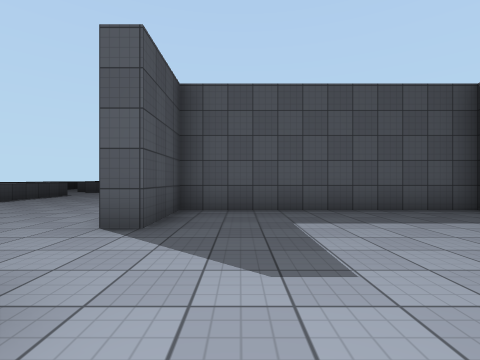
[1] (above)

12 first-person views from a walk through a scene from a Unity 3-D project. The camera is 1.2 m above the floor, looks level and sees 85° across. The floor is counted in squares, 2 m on a side. Each view is taken from the middle of a square. On the plan, view 1 faces up. The plan holds only what a view shows up to about 9 squares ahead; the rest is blank. The place goes on beyond the plan. The player is left out. Surface patterns are stand-ins for the level's own textures.

[2]
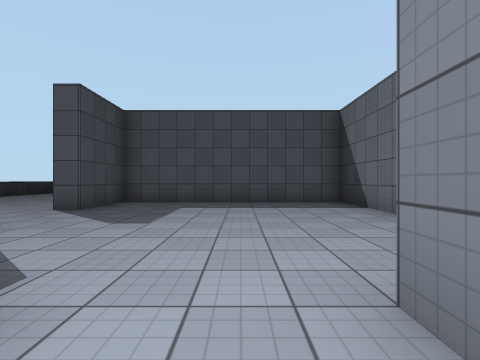

[3]
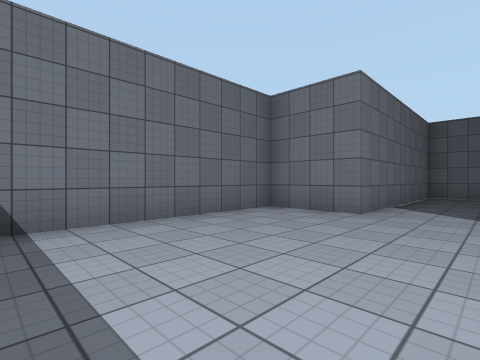

[4]
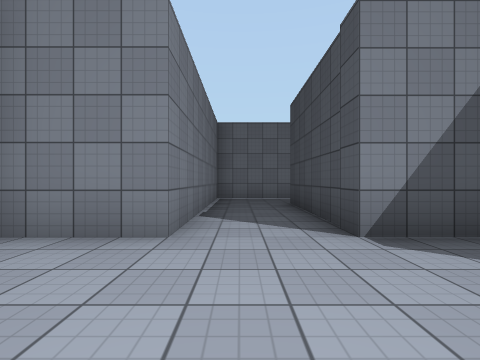

[5]
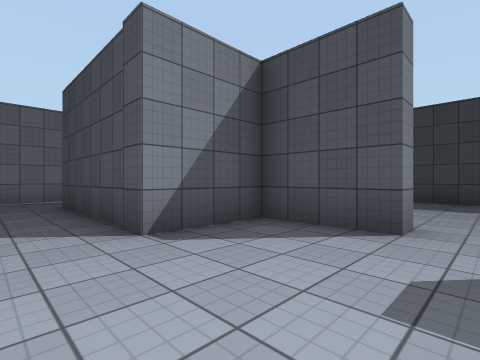

[6]
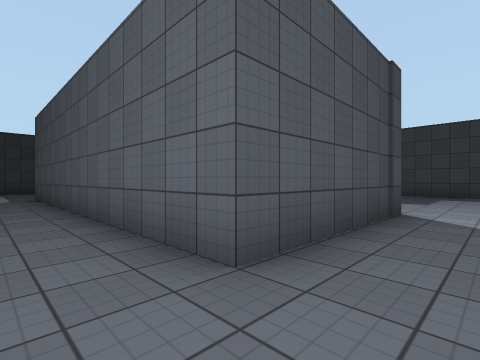

[7]
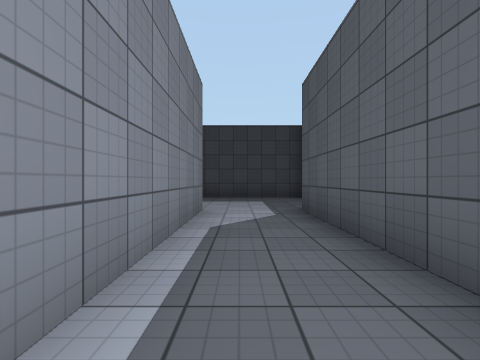

[8]
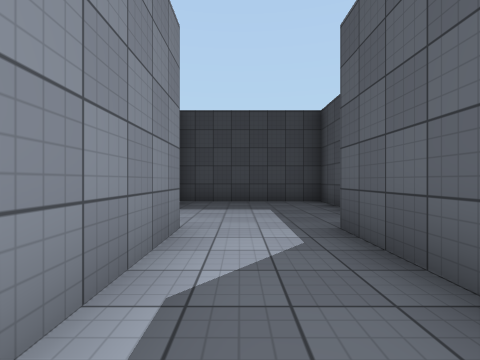

[9]
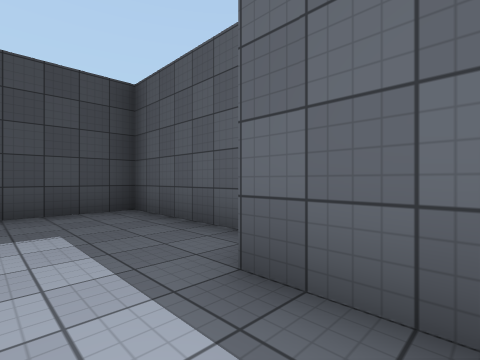

[10]
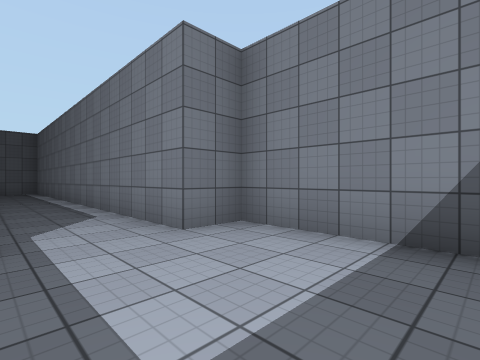

[11]
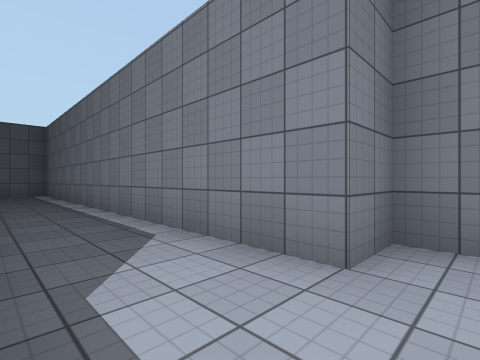

[12]
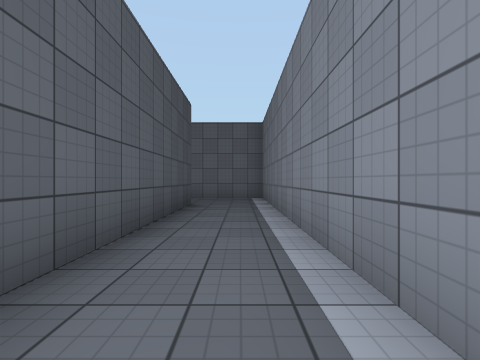

### Floor plan
Points are (right, up) in squares from view 1. A wall is a line through its corners. A room is listed if a view was taken in it or the views show most of it. See-through windows are left out.
Room 1 (views 1, 2, 3, 4, 5, 6)
walls: (-1.2, 1.2) (-1.2, -0.7) (0.7, -0.7) (0.7, -4.8); (0.6, -6.8) (2.8, -6.8) (2.8, -0.7) (4.8, -0.7) (4.8, 5.2) (-1.2, 5.2) (-1.2, 3.2)
ways out: opening at (1, -5.5) to room 2; opening at (-2, 2.5)
Room 2 (views 7, 8, 9, 10, 11, 12)
walls: (-9.2, -3.8) (-12.2, -3.8) (-12.2, -7.8); (-11, -7.8) (-8.3, -7.8) (-8.3, -6.8) (0.6, -6.8); (0.7, -4.8) (-8.4, -4.8)
ways out: opening at (1, -5.5) to room 1

Positions as (right, up) in squares from view 1, and headings:
1: (0, 0), facing up
2: (2, -2), facing up
3: (1, 4), facing down-right
4: (2, 2), facing down
5: (2, 2), facing down-left
6: (2, -6), facing up-left
7: (-3, -6), facing left
8: (-5, -6), facing left
9: (-7, -6), facing up-left
10: (-11, -5), facing down-right
11: (-9, -5), facing down-right
12: (-6, -6), facing right
